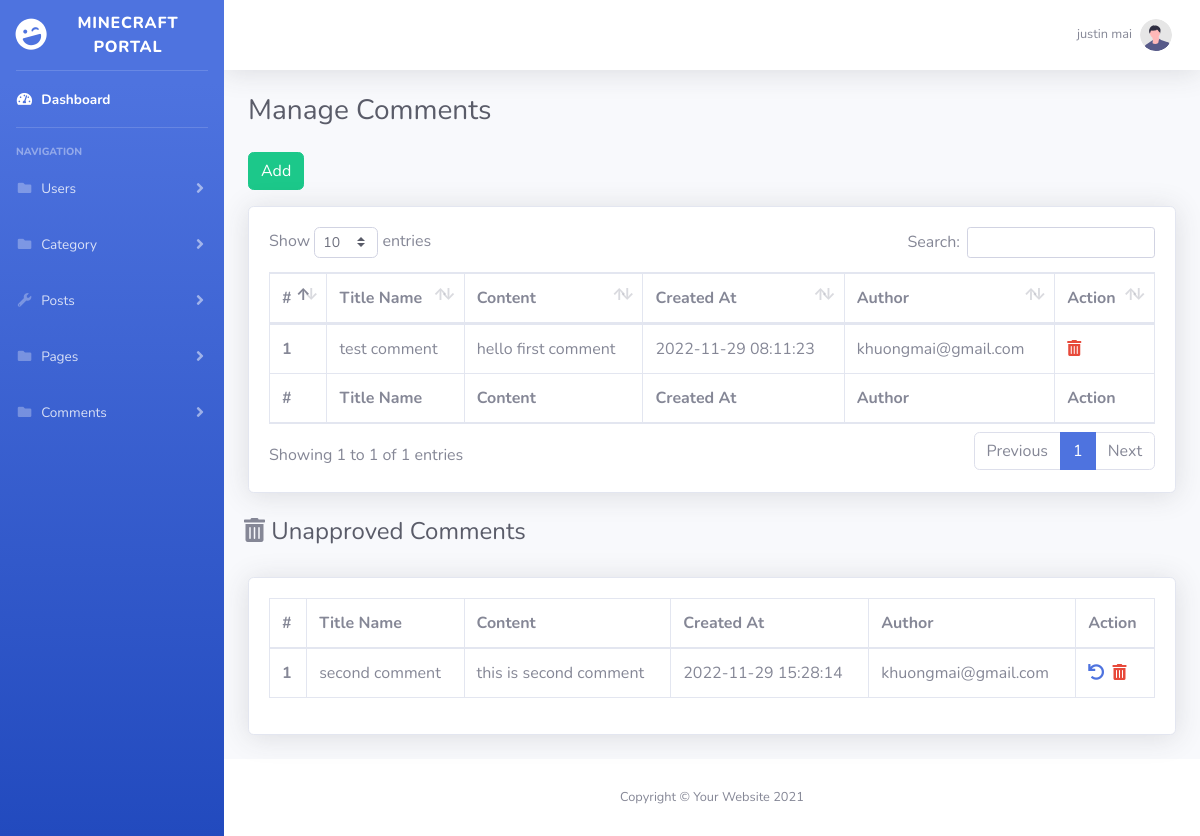
/admin/manage-comments.php (signed in), run on the app's committed database.
### tables this page shows
CREATE TABLE `users` (
  `id` bigint(20) NOT NULL,
  `first_name` varchar(50) DEFAULT NULL,
  `last_name` varchar(50) DEFAULT NULL,
  `email` varchar(50) DEFAULT NULL,
  `user_password` varchar(32) NOT NULL,
  `registered_at` datetime NOT NULL,
  `role_id` bit(1) NOT NULL DEFAULT b'0',
  `active` bit(1) NOT NULL DEFAULT b'1'
);

### admin/manage-comments.php (the view, shortened to what this page needs)
<?php
include ('includes/config.php');
if(strlen($_SESSION['login']) == 0){
    header("Location: index.php");
}
else{
    $csslink = '<link href="vendor/datatables/dataTables.bootstrap4.min.css" rel="stylesheet">';
    $query1 = "SELECT pc.id, pc.title, pc.content, pc.created_at, u.email
                FROM users as u
                    INNER JOIN posts as p
                        ON u.id = p.author_id
                    INNER JOIN `post-comments` as pc
                        ON p.id = pc.post_id
                WHERE pc.active = 1";
    $statement1 = $db->prepare($query1);
    $statement1->execute();
    $query2 = "SELECT pc.id, pc.title, pc.content, pc.created_at, u.email
    FROM users as u
        INNER JOIN posts as p
            ON u.id = p.author_id
        INNER JOIN `post-comments` as pc
            ON p.id = pc.post_id
    WHERE pc.active = 0";
    $statement2 = $db->prepare($query2);
    $statement2->execute();
    require_once('includes/header.php');
?>
            <div class="row">
                <div class="col-md-12">
					<div class="m-t-20">
                        <div class="mb-3">
                            <a href="add-post.php">
                                <button name="button" class="btn btn-success">Add</button>
                            </a>
                        </div>
                        <div class="card shadow mb-4">
                            <div class="card-body">
                                <div class="table-responsive">
                                    <table class="table table-bordered" id="dataTable" width="100%" cellspacing="0">
                                        <thead>
                                            <tr>
                                                <th>#</th>
                                                <th>Title Name</th>
                                                <th>Content</th>
                                                <th>Created At</th>
                                                <th>Author</th>
                                                <th>Action</th>
                                            </tr>
                                        </thead>
                                        <tfoot>
                                            <tr>
                                                <th>#</th>
                                                <th>Title Name</th>
                                                <th>Content</th>
                                                <th>Created At</th>
                                                <th>Author</th>
                                                <th>Action</th>
                                            </tr>
                                        </tfoot>
                                    <tbody>
                                        <?php
                                            $count=1;
                                            while($row = $statement1->fetch()):
                                        ?>
                                        <tr>
                                        <th scope="row"><?= $count?></th>
                                        <td><?php echo $row['title'];?></td>
                                        <td><?php echo $row['content'];?></td>
                                        <td><?php echo $row['created_at'];?></td>
                                        <td><?php echo $row['email'];?></td>
                                        <td><a href="manage-comments.php?rid=<?php echo $row['id'];?>&&action=del"><i class="fas fa-trash-alt text-danger"></i></a> </td>
                                        </tr>
                                        <?php
                                            $count++;
                                        endwhile
                                        ?>
                                    </tbody>
                                    </table>
                                </div>
                            </div>
                        </div>
                    </div>
                </div>
                <div class="d-sm-flex align-items-center justify-content-between mb-4">
                    <h3 class="h4 ml-2 text-gray-800"><i class="fas fa-trash-alt text-secondary"></i> Unapproved Comments</h1>
                </div>
                <div class="col-md-12">
                    <div class="m-t-20">
                        <div class="card shadow mb-4">
                            <div class="card-body">
                                <div class="table-responsive">
                                    <table class="table table-bordered" id="dataTable" width="100%" cellspacing="0">
                                        <thead>
                                            <tr>
                                                <th>#</th>
                                                    <th>Title Name</th>
                                                    <th>Content</th>
                                                    <th>Created At</th>
                                                    <th>Author</th>
                                                    <th>Action</th>
                                                    </tr>
                                        </thead>
                                        <tbody>
                                            <?php
                                                $count=1;
                                                while($row = $statement2->fetch()):
                                            ?>
                                            <tr>
                                            <th scope="row"><?= $count?></th>
                                            <td><?php echo $row['title'];?></td>
                                            <td><?php echo $row['content'];?></td>
                                            <td><?php echo $row['created_at'];?></td>
                                            <td><?php echo $row['email'];?></td>
                                            <td><a href="manage-comments.php?resid=<?php echo $row['id'];?>"><i class="fas fa-undo"></i></i></a>
                                                &nbsp;<a href="manage-comments.php?rid=<?php echo $row['id'];?>&&action=parmdel"><i class="fas fa-trash-alt text-danger"></i></a></td>
                                            </tr>
                                            <?php
                                                $count++;
                                            endwhile
                                            ?>
                                        </tbody>
                                    </table>
                                </div>
                            </div>
                        </div>
                    </div>
                </div>
            </div>
            <?php include ('includes/footer.php') ?>
<?php } ?>

### admin/includes/topbar.php (shortened to what this page needs)
<?php
    $query = "SELECT first_name, last_name
                FROM users
                WHERE id = :id";
    $statement = $db->prepare($query);
    $statement->bindValue(':id', $_SESSION['user_id']);
    $statement->execute();
?>
<nav class="navbar navbar-expand navbar-light bg-white topbar mb-4 static-top shadow">
            <ul class="navbar-nav ml-auto">
                <li class="nav-item dropdown no-arrow">
                    <a class="nav-link dropdown-toggle" href="#" id="userDropdown" role="button"
                        data-toggle="dropdown" aria-haspopup="true" aria-expanded="false">
                        <?php while($row = $statement->fetch()): ?>
                        <span class="mr-2 d-none d-lg-inline text-gray-600 small"><?php echo $row['first_name']." ". $row['last_name'] ?></span>
                        <?php endwhile ?>
                        <img class="img-profile rounded-circle"
                            src="assets/img/undraw_profile.svg">
                    </a>
                </li>
            </ul>
        </nav>

### data on the page
users: first_name "justin", last_name "mai"
users: post-comments.title "test comment", post-comments.content "hello first comment", post-comments.created_at "2022-11-29 08:11:23", email "khuongmai@gmail.com", post-comments.title "second comment", post-comments.content "this is second comment", post-comments.created_at "2022-11-29 15:28:14"

### other printed values
$pagename "Manage Comments"
